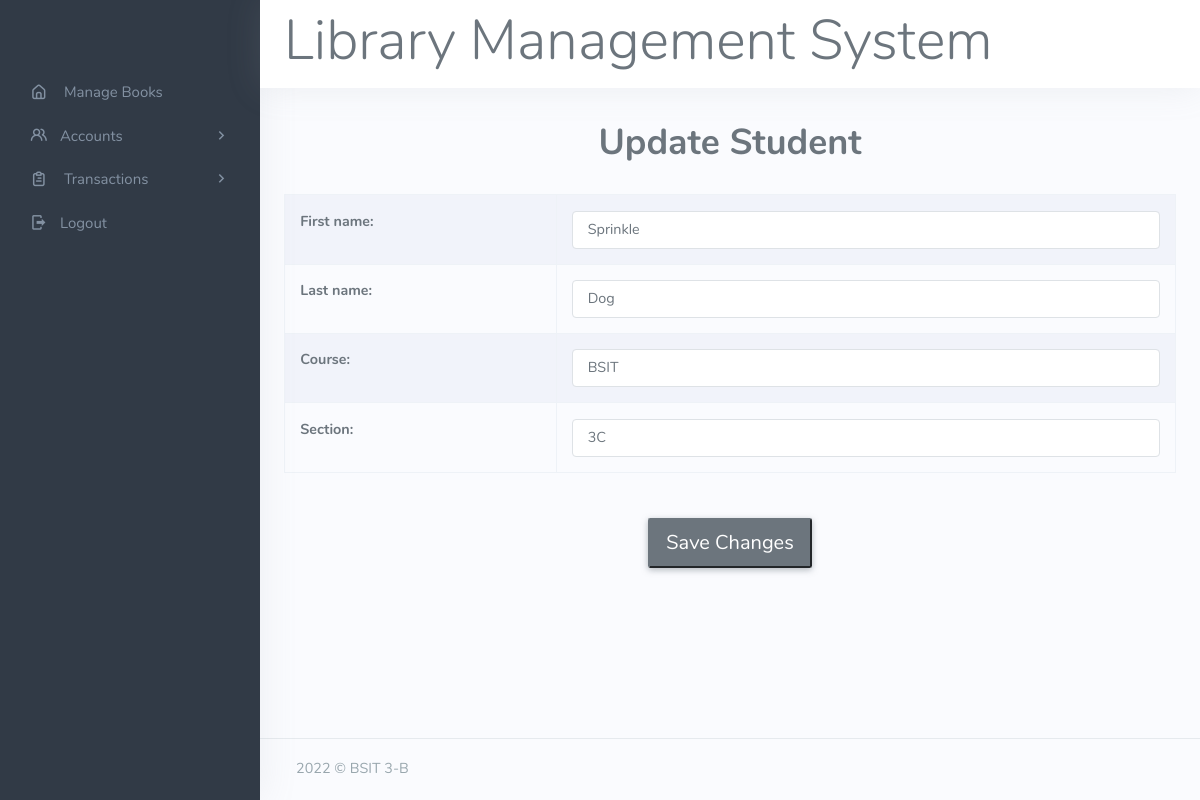
/update-student.php?id=1, run on the app's committed database.
### tables this page shows
CREATE TABLE `student` (
  `student_id` int(11) NOT NULL,
  `firstname` varchar(100) NOT NULL,
  `lastname` varchar(100) NOT NULL,
  `course` varchar(10) NOT NULL,
  `section` varchar(2) NOT NULL
);

### update-student.php (the view, shortened to what this page needs)
<?php
include('format/header.php');
include('format/sidebar.php');
?>
<div class="container">
    <br>
    <h1 class="text-center">Update Student</h1>
    <br>
    <?php
    $student_id = $_GET['id'];
    $sql = "SELECT * FROM student WHERE student_id = $student_id";
    $res = mysqli_query($conn, $sql);
    if ($res == true) {
        $count = mysqli_num_rows($res);
        if ($count == 1) {
            $row = mysqli_fetch_assoc($res);
            $firstname = $row['firstname'];
            $lastname = $row['lastname'];
            $course = $row['course'];
            $section = $row['section'];
        } else {
            echo "<h1> no</h1>";
        }
    }
    ?>
    <form action="" method="post">
        <table class="table table-bordered table-striped">
            <tr>
                <th scope="row">First name:</th>
                <td>
                    <input type="text" name="firstname" value="<?= $firstname ?>" class="form-control">
                </td>
            </tr>
            <tr>
                <th scope="row">Last name:</th>
                <td>
                    <input type=" text" name="lastname" value="<?= $lastname ?>" class="form-control">
                </td>
            </tr>
            <tr>
                <th scope="row">Course:</th>
                <td>
                    <input type=" text" name="course" value="<?= $course ?>" class="form-control">
                </td>
            </tr>
            <tr>
                <th scope="row">Section:</th>
                <td>
                    <input type=" text" name="section" value="<?= $section ?>" class="form-control">
                </td>
            </tr>
        </table>
        <br>
        <div class="text-center">
            <input type="submit" name="submit" value="Save Changes" class="btn-secondary btn-lg">
        </div>
    </form>
</div>
<?php
include('format/footer.php');
?>

### data on the page
student: firstname "Sprinkle", lastname "Dog", course "BSIT", section "3C"
